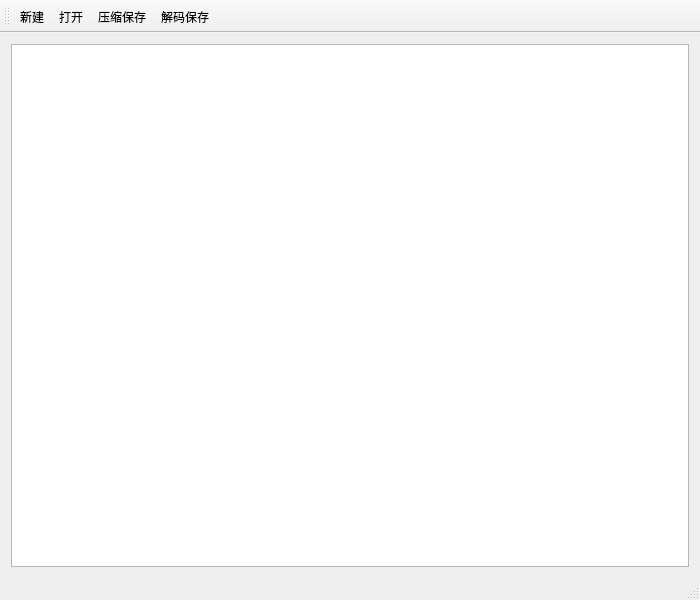
<?xml version="1.0" encoding="UTF-8"?>
<ui version="4.0">
 <class>MainWindow</class>
 <widget class="QMainWindow" name="MainWindow">
  <property name="geometry">
   <rect>
    <x>0</x>
    <y>0</y>
    <width>700</width>
    <height>600</height>
   </rect>
  </property>
  <property name="windowTitle">
   <string>哈夫曼编码处理系统</string>
  </property>
  <property name="windowIcon">
   <iconset resource="icon.qrc">
    <normaloff>:/actions/filefind.png</normaloff>:/actions/filefind.png</iconset>
  </property>
  <widget class="QWidget" name="centralWidget">
   <layout class="QGridLayout" name="gridLayout">
    <item row="0" column="0">
     <widget class="QTextEdit" name="mainTextView"/>
    </item>
   </layout>
  </widget>
  <widget class="QToolBar" name="mainToolBar">
   <attribute name="toolBarArea">
    <enum>TopToolBarArea</enum>
   </attribute>
   <attribute name="toolBarBreak">
    <bool>false</bool>
   </attribute>
   <addaction name="pNew"/>
   <addaction name="pOpen"/>
   <addaction name="pCompressSave"/>
   <addaction name="pUnzip"/>
  </widget>
  <widget class="QStatusBar" name="statusBar"/>
  <action name="pOpen">
   <property name="icon">
    <iconset resource="icon.qrc">
     <normaloff>:/actions/document-open.png</normaloff>:/actions/document-open.png</iconset>
   </property>
   <property name="text">
    <string>打开</string>
   </property>
  </action>
  <action name="pCompressSave">
   <property name="icon">
    <iconset resource="icon.qrc">
     <normaloff>:/actions/down.png</normaloff>:/actions/down.png</iconset>
   </property>
   <property name="text">
    <string>压缩保存</string>
   </property>
  </action>
  <action name="pUnzip">
   <property name="icon">
    <iconset resource="icon.qrc">
     <normaloff>:/actions/go-up.png</normaloff>:/actions/go-up.png</iconset>
   </property>
   <property name="text">
    <string>解码保存</string>
   </property>
  </action>
  <action name="pNew">
   <property name="icon">
    <iconset resource="icon.qrc">
     <normaloff>:/actions/document-new.png</normaloff>:/actions/document-new.png</iconset>
   </property>
   <property name="text">
    <string>新建</string>
   </property>
  </action>
 </widget>
 <layoutdefault spacing="6" margin="11"/>
 <resources>
  <include location="icon.qrc"/>
 </resources>
 <connections/>
</ui>
